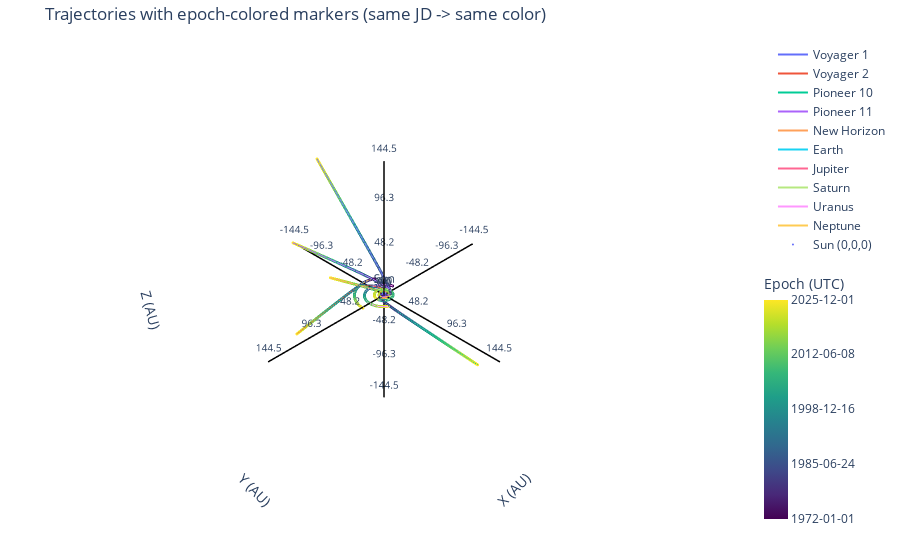

The code cell stored with this chart in its notebook:
### Code cell
N_POINTS_FETCH = 3000

TILL_DATE = '2025-12-01'

df_v1 = fetch_vectors_horizons('Voyager 1', '1977-09-06', TILL_DATE, N_POINTS_FETCH)
df_v2 = fetch_vectors_horizons('Voyager 2', '1977-08-21', TILL_DATE, N_POINTS_FETCH)
df_p10 = fetch_vectors_horizons('Pioneer 10', '1972-03-04', TILL_DATE, N_POINTS_FETCH)
df_p11 = fetch_vectors_horizons('Pioneer 11', '1973-04-07', TILL_DATE, N_POINTS_FETCH)
df_nh = fetch_vectors_horizons('-98', '2006-01-20', TILL_DATE, N_POINTS_FETCH)

df_Earth = fetch_vectors_horizons('3', '1972-01-01', TILL_DATE, N_POINTS_FETCH)
#df_Mars = fetch_vectors_horizons('4', '1972-01-01', TILL_DATE, N_POINTS_FETCH)
df_Jupiter = fetch_vectors_horizons('5', '1972-01-01', TILL_DATE, N_POINTS_FETCH)
df_Saturn = fetch_vectors_horizons('6', '1972-01-01', TILL_DATE, N_POINTS_FETCH)
df_Uranus = fetch_vectors_horizons('7', '1972-01-01', TILL_DATE, N_POINTS_FETCH)
df_Neptune = fetch_vectors_horizons('8', '1972-01-01', TILL_DATE, N_POINTS_FETCH)

plot_3d_axes_at_origin(['Voyager 1', 'Voyager 2', 'Pioneer 10','Pioneer 11', 'New Horizon', 'Earth', 'Jupiter', 'Saturn', 'Uranus', 'Neptune'],
                       [df_v1, df_v2, df_p10, df_p11, df_nh, df_Earth, df_Jupiter, df_Saturn, df_Uranus, df_Neptune])

### Figure 1 — Plotly figure (JSON) as saved in the notebook; plotly's stock layout.template omitted (floating-point values rounded to 4 significant figures; data arrays with more than 128 entries replaced by an {"elided": "..."} marker saying what was removed)
{"data": [{"hoverinfo": "name", "line": {"width": 2}, "mode": "lines", "name": "Voyager 1", "type": "scatter3d", "x": {"elided": "2937 float values"}, "y": {"elided": "2937 float values"}, "z": {"elided": "2937 float values"}}, {"hoverinfo": "name", "line": {"width": 2}, "mode": "lines", "name": "Voyager 2", "type": "scatter3d", "x": {"elided": "2940 float values"}, "y": {"elided": "2940 float values"}, "z": {"elided": "2940 float values"}}, {"hoverinfo": "name", "line": {"width": 2}, "mode": "lines", "name": "Pioneer 10", "type": "scatter3d", "x": {"elided": "2805 float values"}, "y": {"elided": "2805 float values"}, "z": {"elided": "2805 float values"}}, {"hoverinfo": "name", "line": {"width": 2}, "mode": "lines", "name": "Pioneer 11", "type": "scatter3d", "x": {"elided": "3206 float values"}, "y": {"elided": "3206 float values"}, "z": {"elided": "3206 float values"}}, {"hoverinfo": "name", "line": {"width": 2}, "mode": "lines", "name": "New Horizon", "type": "scatter3d", "x": {"elided": "3628 float values"}, "y": {"elided": "3628 float values"}, "z": {"elided": "3628 float values"}}, {"hoverinfo": "name", "line": {"width": 2}, "mode": "lines", "name": "Earth", "type": "scatter3d", "x": {"elided": "2814 float values"}, "y": {"elided": "2814 float values"}, "z": {"elided": "2814 float values"}}, {"hoverinfo": "name", "line": {"width": 2}, "mode": "lines", "name": "Jupiter", "type": "scatter3d", "x": {"elided": "2814 float values"}, "y": {"elided": "2814 float values"}, "z": {"elided": "2814 float values"}}, {"hoverinfo": "name", "line": {"width": 2}, "mode": "lines", "name": "Saturn", "type": "scatter3d", "x": {"elided": "2814 float values"}, "y": {"elided": "2814 float values"}, "z": {"elided": "2814 float values"}}, {"hoverinfo": "name", "line": {"width": 2}, "mode": "lines", "name": "Uranus", "type": "scatter3d", "x": {"elided": "2814 float values"}, "y": {"elided": "2814 float values"}, "z": {"elided": "2814 float values"}}, {"hoverinfo": "name", "line": {"width": 2}, "mode": "lines", "name": "Neptune", "type": "scatter3d", "x": {"elided": "2814 float values"}, "y": {"elided": "2814 float values"}, "z": {"elided": "2814 float values"}}, {"hoverinfo": "text+name", "marker": {"cmax": 2461000.0, "cmin": 2441000.0, "color": {"elided": "2937 float values"}, "colorbar": {"len": 0.5, "thickness": 24, "tickmode": "array", "ticktext": ["1972-01-01", "1985-06-24", "1998-12-16", "2012-06-08", "2025-12-01"], "tickvals": [2441000.0, 2446000.0, 2451164, 2456000.0, 2461000.0], "title": {"text": "Epoch (UTC)"}, "x": 1, "xpad": 6, "y": 0.3, "yanchor": "middle", "ypad": 6}, "colorscale": [[0, "#440154"], [0.1111, "#482878"], [0.2222, "#3e4989"], [0.3333, "#31688e"], [0.4444, "#26828e"], [0.5556, "#1f9e89"], [0.6667, "#35b779"], [0.7778, "#6ece58"], [0.8889, "#b5de2b"], [1, "#fde725"]], "opacity": 0.2, "size": 1}, "mode": "markers", "name": "Voyager 1 (epoch-colored)", "showlegend": false, "text": {"elided": "2937 str values"}, "type": "scatter3d", "x": {"elided": "2937 float values"}, "y": {"elided": "2937 float values"}, "z": {"elided": "2937 float values"}}, {"hoverinfo": "text+name", "marker": {"cmax": 2461000.0, "cmin": 2441000.0, "color": {"elided": "2940 float values"}, "colorscale": [[0, "#440154"], [0.1111, "#482878"], [0.2222, "#3e4989"], [0.3333, "#31688e"], [0.4444, "#26828e"], [0.5556, "#1f9e89"], [0.6667, "#35b779"], [0.7778, "#6ece58"], [0.8889, "#b5de2b"], [1, "#fde725"]], "opacity": 0.2, "size": 1}, "mode": "markers", "name": "Voyager 2 (epoch-colored)", "showlegend": false, "text": {"elided": "2940 str values"}, "type": "scatter3d", "x": {"elided": "2940 float values"}, "y": {"elided": "2940 float values"}, "z": {"elided": "2940 float values"}}, {"hoverinfo": "text+name", "marker": {"cmax": 2461000.0, "cmin": 2441000.0, "color": {"elided": "2805 float values"}, "colorscale": [[0, "#440154"], [0.1111, "#482878"], [0.2222, "#3e4989"], [0.3333, "#31688e"], [0.4444, "#26828e"], [0.5556, "#1f9e89"], [0.6667, "#35b779"], [0.7778, "#6ece58"], [0.8889, "#b5de2b"], [1, "#fde725"]], "opacity": 0.2, "size": 1}, "mode": "markers", "name": "Pioneer 10 (epoch-colored)", "showlegend": false, "text": {"elided": "2805 str values"}, "type": "scatter3d", "x": {"elided": "2805 float values"}, "y": {"elided": "2805 float values"}, "z": {"elided": "2805 float values"}}, {"hoverinfo": "text+name", "marker": {"cmax": 2461000.0, "cmin": 2441000.0, "color": {"elided": "3206 float values"}, "colorscale": [[0, "#440154"], [0.1111, "#482878"], [0.2222, "#3e4989"], [0.3333, "#31688e"], [0.4444, "#26828e"], [0.5556, "#1f9e89"], [0.6667, "#35b779"], [0.7778, "#6ece58"], [0.8889, "#b5de2b"], [1, "#fde725"]], "opacity": 0.2, "size": 1}, "mode": "markers", "name": "Pioneer 11 (epoch-colored)", "showlegend": false, "text": {"elided": "3206 str values"}, "type": "scatter3d", "x": {"elided": "3206 float values"}, "y": {"elided": "3206 float values"}, "z": {"elided": "3206 float values"}}, {"hoverinfo": "text+name", "marker": {"cmax": 2461000.0, "cmin": 2441000.0, "color": {"elided": "3628 float values"}, "colorscale": [[0, "#440154"], [0.1111, "#482878"], [0.2222, "#3e4989"], [0.3333, "#31688e"], [0.4444, "#26828e"], [0.5556, "#1f9e89"], [0.6667, "#35b779"], [0.7778, "#6ece58"], [0.8889, "#b5de2b"], [1, "#fde725"]], "opacity": 0.2, "size": 1}, "mode": "markers", "name": "New Horizon (epoch-colored)", "showlegend": false, "text": {"elided": "3628 str values"}, "type": "scatter3d", "x": {"elided": "3628 float values"}, "y": {"elided": "3628 float values"}, "z": {"elided": "3628 float values"}}, {"hoverinfo": "text+name", "marker": {"cmax": 2461000.0, "cmin": 2441000.0, "color": {"elided": "2814 float values"}, "colorscale": [[0, "#440154"], [0.1111, "#482878"], [0.2222, "#3e4989"], [0.3333, "#31688e"], [0.4444, "#26828e"], [0.5556, "#1f9e89"], [0.6667, "#35b779"], [0.7778, "#6ece58"], [0.8889, "#b5de2b"], [1, "#fde725"]], "opacity": 0.2, "size": 1}, "mode": "markers", "name": "Earth (epoch-colored)", "showlegend": false, "text": {"elided": "2814 str values"}, "type": "scatter3d", "x": {"elided": "2814 float values"}, "y": {"elided": "2814 float values"}, "z": {"elided": "2814 float values"}}, {"hoverinfo": "text+name", "marker": {"cmax": 2461000.0, "cmin": 2441000.0, "color": {"elided": "2814 float values"}, "colorscale": [[0, "#440154"], [0.1111, "#482878"], [0.2222, "#3e4989"], [0.3333, "#31688e"], [0.4444, "#26828e"], [0.5556, "#1f9e89"], [0.6667, "#35b779"], [0.7778, "#6ece58"], [0.8889, "#b5de2b"], [1, "#fde725"]], "opacity": 0.2, "size": 1}, "mode": "markers", "name": "Jupiter (epoch-colored)", "showlegend": false, "text": {"elided": "2814 str values"}, "type": "scatter3d", "x": {"elided": "2814 float values"}, "y": {"elided": "2814 float values"}, "z": {"elided": "2814 float values"}}, {"hoverinfo": "text+name", "marker": {"cmax": 2461000.0, "cmin": 2441000.0, "color": {"elided": "2814 float values"}, "colorscale": [[0, "#440154"], [0.1111, "#482878"], [0.2222, "#3e4989"], [0.3333, "#31688e"], [0.4444, "#26828e"], [0.5556, "#1f9e89"], [0.6667, "#35b779"], [0.7778, "#6ece58"], [0.8889, "#b5de2b"], [1, "#fde725"]], "opacity": 0.2, "size": 1}, "mode": "markers", "name": "Saturn (epoch-colored)", "showlegend": false, "text": {"elided": "2814 str values"}, "type": "scatter3d", "x": {"elided": "2814 float values"}, "y": {"elided": "2814 float values"}, "z": {"elided": "2814 float values"}}, {"hoverinfo": "text+name", "marker": {"cmax": 2461000.0, "cmin": 2441000.0, "color": {"elided": "2814 float values"}, "colorscale": [[0, "#440154"], [0.1111, "#482878"], [0.2222, "#3e4989"], [0.3333, "#31688e"], [0.4444, "#26828e"], [0.5556, "#1f9e89"], [0.6667, "#35b779"], [0.7778, "#6ece58"], [0.8889, "#b5de2b"], [1, "#fde725"]], "opacity": 0.2, "size": 1}, "mode": "markers", "name": "Uranus (epoch-colored)", "showlegend": false, "text": {"elided": "2814 str values"}, "type": "scatter3d", "x": {"elided": "2814 float values"}, "y": {"elided": "2814 float values"}, "z": {"elided": "2814 float values"}}, {"hoverinfo": "text+name", "marker": {"cmax": 2461000.0, "cmin": 2441000.0, "color": {"elided": "2814 float values"}, "colorscale": [[0, "#440154"], [0.1111, "#482878"], [0.2222, "#3e4989"], [0.3333, "#31688e"], [0.4444, "#26828e"], [0.5556, "#1f9e89"], [0.6667, "#35b779"], [0.7778, "#6ece58"], [0.8889, "#b5de2b"], [1, "#fde725"]], "opacity": 0.2, "size": 1}, "mode": "markers", "name": "Neptune (epoch-colored)", "showlegend": false, "text": {"elided": "2814 str values"}, "type": "scatter3d", "x": {"elided": "2814 float values"}, "y": {"elided": "2814 float values"}, "z": {"elided": "2814 float values"}}, {"marker": {"size": 2}, "mode": "markers+text", "name": "Sun (0,0,0)", "text": ["Sun"], "textposition": "top center", "type": "scatter3d", "x": [0], "y": [0], "z": [0]}, {"hoverinfo": "none", "line": {"color": "black", "width": 3}, "mode": "lines", "name": "X axis", "showlegend": false, "type": "scatter3d", "x": [-144.5, 144.5], "y": [0, 0], "z": [0, 0]}, {"hoverinfo": "none", "line": {"color": "black", "width": 3}, "mode": "lines", "name": "Y axis", "showlegend": false, "type": "scatter3d", "x": [0, 0], "y": [-144.5, 144.5], "z": [0, 0]}, {"hoverinfo": "none", "line": {"color": "black", "width": 3}, "mode": "lines", "name": "Z axis", "showlegend": false, "type": "scatter3d", "x": [0, 0], "y": [0, 0], "z": [-144.5, 144.5]}, {"hoverinfo": "none", "mode": "text", "showlegend": false, "text": ["-144.5", "-96.3", "-48.2", "0.0", "48.2", "96.3", "144.5"], "textfont": {"size": 10}, "type": "scatter3d", "x": [-144.5, -96.32, -48.16, 0.0, 48.16, 96.32, 144.5], "y": [1.445, 1.445, 1.445, 1.445, 1.445, 1.445, 1.445], "z": [1.445, 1.445, 1.445, 1.445, 1.445, 1.445, 1.445]}, {"hoverinfo": "none", "mode": "text", "showlegend": false, "text": ["-144.5", "-96.3", "-48.2", "0.0", "48.2", "96.3", "144.5"], "textfont": {"size": 10}, "type": "scatter3d", "x": [1.445, 1.445, 1.445, 1.445, 1.445, 1.445, 1.445], "y": [-144.5, -96.32, -48.16, 0.0, 48.16, 96.32, 144.5], "z": [1.445, 1.445, 1.445, 1.445, 1.445, 1.445, 1.445]}, {"hoverinfo": "none", "mode": "text", "showlegend": false, "text": ["-144.5", "-96.3", "-48.2", "0.0", "48.2", "96.3", "144.5"], "textfont": {"size": 10}, "type": "scatter3d", "x": [1.445, 1.445, 1.445, 1.445, 1.445, 1.445, 1.445], "y": [1.445, 1.445, 1.445, 1.445, 1.445, 1.445, 1.445], "z": [-144.5, -96.32, -48.16, 0.0, 48.16, 96.32, 144.5]}], "layout": {"margin": {"b": 10, "l": 10, "r": 10, "t": 40}, "scene": {"aspectmode": "cube", "camera": {"center": {"x": 0, "y": 0, "z": 0}, "eye": {"x": 1.25, "y": 1.25, "z": 1.25}}, "xaxis": {"range": [-144.5, 144.5], "showbackground": false, "showgrid": false, "showline": false, "showticklabels": false, "title": {"text": "X (AU)"}}, "yaxis": {"range": [-144.5, 144.5], "showbackground": false, "showgrid": false, "showline": false, "showticklabels": false, "title": {"text": "Y (AU)"}}, "zaxis": {"range": [-144.5, 144.5], "showbackground": false, "showgrid": false, "showline": false, "showticklabels": false, "title": {"text": "Z (AU)"}}}, "title": {"text": "Trajectories with epoch-colored markers (same JD -> same color)"}}}
